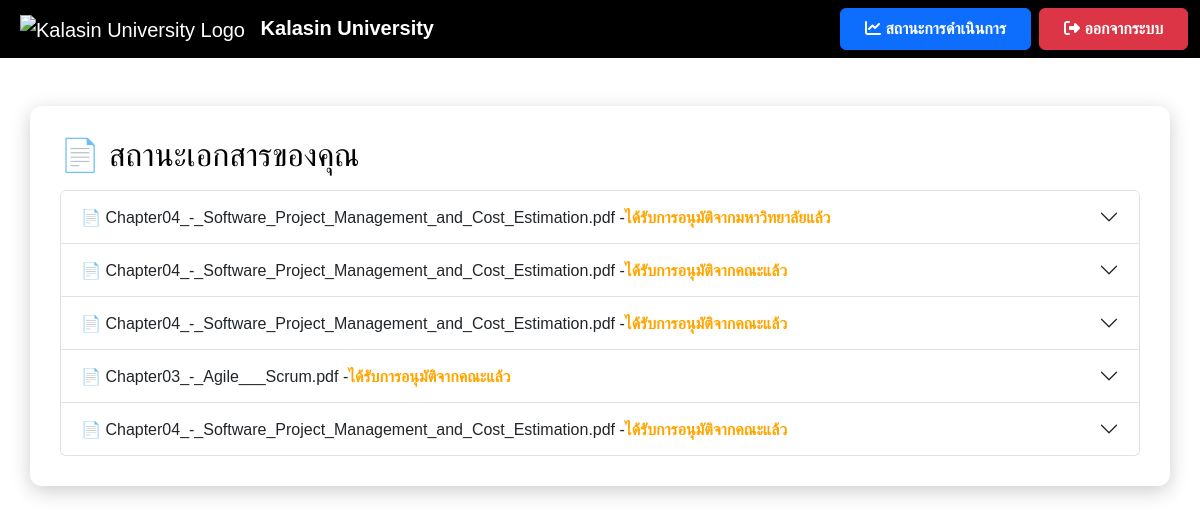
The page /status (signed in) on the database as committed earlier.
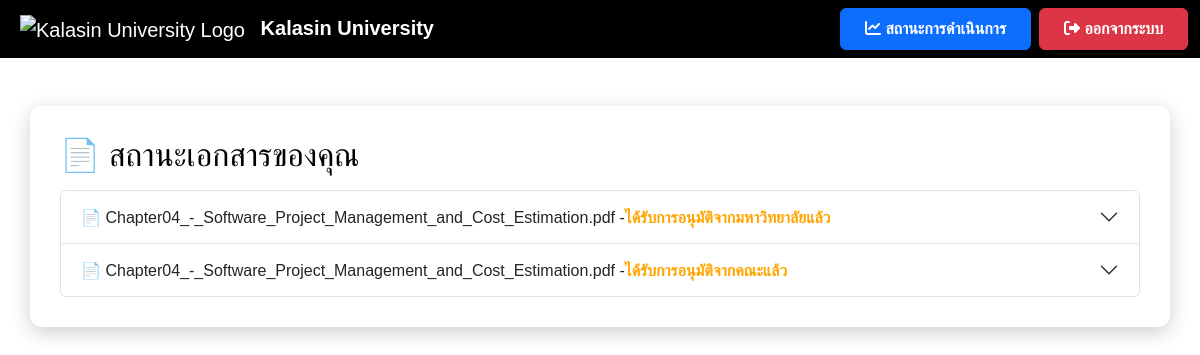
The same page on the database as committed later.
### models.py (models this page shows)
class File(db.Model):
    id = db.Column(db.Integer, primary_key=True)
    filename = db.Column(db.String(255), nullable=False)
    file_path = db.Column(db.String(255), nullable=True)
    status = db.Column(db.String(50), nullable=False, default="รอตรวจสอบ")
    comment = db.Column(db.Text, nullable=True)
    user_id = db.Column(db.Integer, db.ForeignKey('user.id'), nullable=False)

### app.py (the view)
@app.route('/status')
def status():
    if 'user_id' not in session:
        return redirect(url_for('login'))
    user = User.query.get(session['user_id'])
    files = File.query.filter_by(user_id=user.id).all()
    for file in files:
        print(f"ไฟล์: {file.filename}, สถานะ: {file.status}, หมายเหตุ: {file.comment}")
    return render_template('status.html', username=user.username, files=files)

### templates/status.html (shortened to what this page needs)
<!DOCTYPE html>
<html lang="th">
<head>
    <link href="https://cdn.jsdelivr.net/npm/bootstrap@5.3.3/dist/css/bootstrap.min.css" rel="stylesheet">
    <link rel="stylesheet" href="https://cdnjs.cloudflare.com/ajax/libs/font-awesome/6.4.2/css/all.min.css">
</head>
<body>
    <nav class="navbar navbar-expand-lg navbar-dark">
        <div class="container-fluid">
            <a class="navbar-brand ms-2" href="{{ url_for('user_dashboard') }}">
                <img src="https://upload.wikimedia.org/wikipedia/th/thumb/4/4e/Kalasin_University_Seal.svg/1200px-Kalasin_University_Seal.svg.png" alt="Kalasin University Logo" style="height: 50px; margin-right: 10px;">
                <strong>Kalasin University</strong>
            </a>
            <div class="ms-auto d-flex">
                <a href="{{ url_for('status') }}" class="btn btn-primary fw-bold px-4 py-2 me-2">
                    <i class="fas fa-chart-line"></i> สถานะการดำเนินการ
                </a>
                <a href="#" onclick="logout()" class="btn btn-danger fw-bold px-4 py-2">
                    <i class="fas fa-sign-out-alt"></i> ออกจากระบบ
                </a>
            </div>
        </div>
    </nav>
    <div class="container container-custom mt-5">
        <h2>📄 สถานะเอกสารของคุณ</h2>
        <div id="fileStatusContainer">
            <div class="accordion mt-3" id="fileStatusAccordion">
                {% if files %}
                    {% for file in files %}
                        <div class="accordion-item">
                            <h2 class="accordion-header" id="heading{{ file.id }}">
                                <button class="accordion-button {% if file.status != 'อนุมัติแล้ว' %}collapsed{% endif %}"
                                        type="button" data-bs-toggle="collapse"
                                        data-bs-target="#collapse{{ file.id }}"
                                        aria-expanded="false" aria-controls="collapse{{ file.id }}">
                                    📄 {{ file.filename }} -
                                    <span id="status-{{ file.id }}" class="{% if file.status == 'อนุมัติแล้ว' %}status-approved{% else %}status-pending{% endif %}">
                                        {{ file.status }}
                                    </span>
                                </button>
                            </h2>
                        </div>
                    {% endfor %}
                {% else %}
                    <p class="text-muted">⛔ คุณยังไม่มีไฟล์ที่ส่งคำขอ</p>
                {% endif %}
            </div>
        </div>
    </div>
</body>
</html>

Rows that differ between the two databases and show on the page:
removed File: filename "Chapter04_-_Software_Project_Management_and_Cost_Estimation.pdf", status "ได้รับการอนุมัติจากคณะแล้ว"
removed File: filename "Chapter03_-_Agile___Scrum.pdf", status "ได้รับการอนุมัติจากคณะแล้ว"
removed File: filename "Chapter04_-_Software_Project_Management_and_Cost_Estimation.pdf", status "ได้รับการอนุมัติจากคณะแล้ว"
